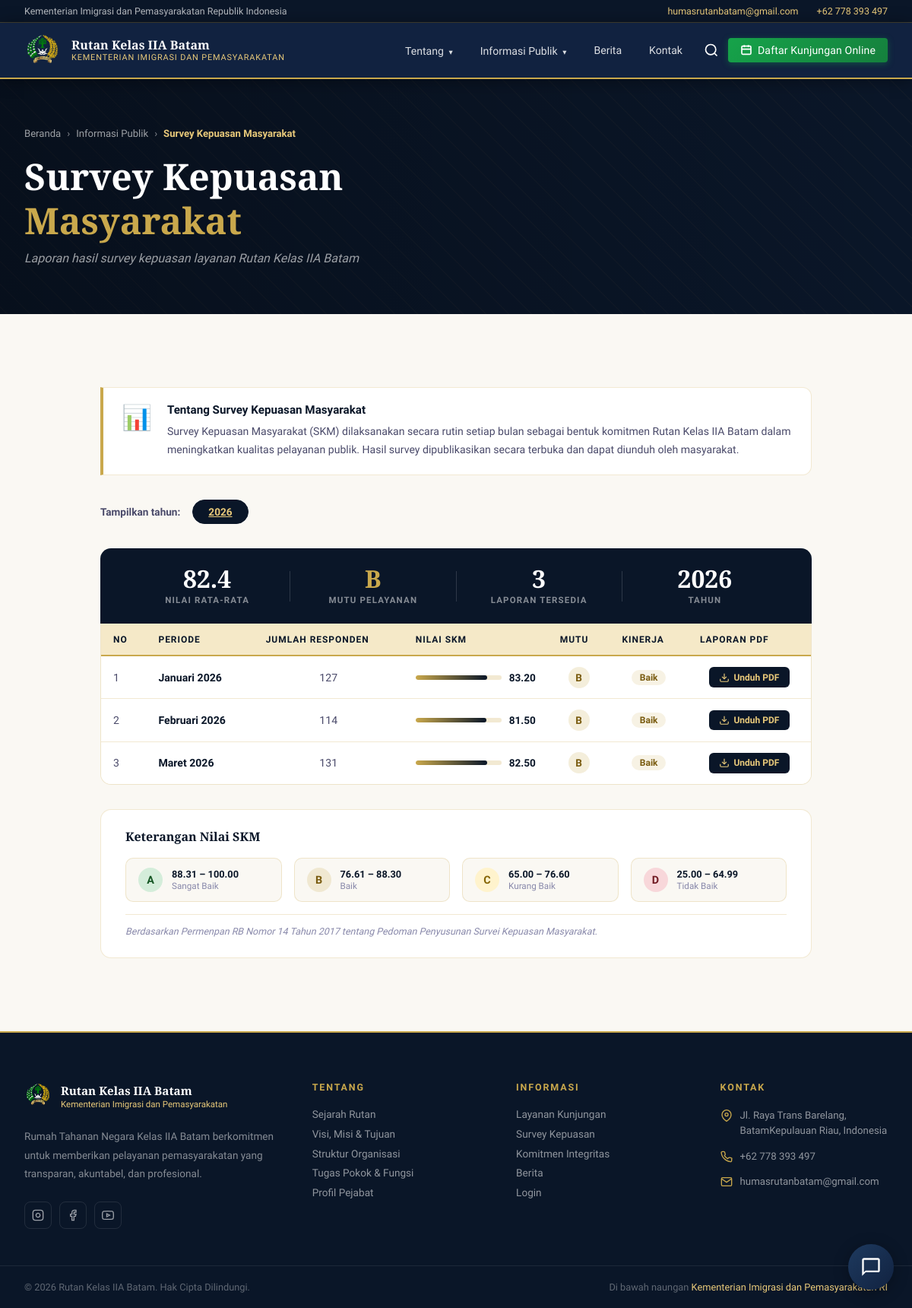
The app's page /pages/survey.php with its own data.
### tables this page shows
CREATE TABLE `kontak_info` (
  `id`          INT AUTO_INCREMENT PRIMARY KEY,
  `kode`        VARCHAR(30) NOT NULL UNIQUE,   
  `label`       VARCHAR(100) NOT NULL,         
  `nilai`       TEXT,                          
  `icon`        VARCHAR(50),                   
  `urutan`      TINYINT DEFAULT 0,
  `aktif`       TINYINT(1) DEFAULT 1,
  `updated_at`  TIMESTAMP DEFAULT CURRENT_TIMESTAMP ON UPDATE CURRENT_TIMESTAMP
);

CREATE TABLE `survey_skm` (
  `id`          INT AUTO_INCREMENT PRIMARY KEY,
  `bulan`       TINYINT NOT NULL,               
  `tahun`       YEAR    NOT NULL,
  `responden`   INT     NOT NULL DEFAULT 0,
  `nilai_skm`   DECIMAL(5,2) NOT NULL,
  `mutu`        ENUM('A','B','C','D') NOT NULL,
  `kinerja`     VARCHAR(50),
  `file_pdf`    VARCHAR(255),                   
  `created_at`  TIMESTAMP DEFAULT CURRENT_TIMESTAMP,
  `updated_at`  TIMESTAMP DEFAULT CURRENT_TIMESTAMP ON UPDATE CURRENT_TIMESTAMP,
  UNIQUE KEY `uq_bulan_tahun` (`bulan`, `tahun`)
);

### backend/includes/helpers.php (called while the page is built, shortened)
<?php
function getKontak(): array {
    $db = getDB();
    $stmt = $db->prepare("SELECT kode, label, nilai, icon FROM kontak_info WHERE aktif = 1 ORDER BY urutan ASC");
    $stmt->execute();
    $rows = $stmt->fetchAll(PDO::FETCH_ASSOC);
    $result = [];
    foreach ($rows as $row) {
        $result[$row['kode']] = $row;
    }
    return $result;
}

### pages/survey.php (the view, shortened to what this page needs)
<?php
$db    = getDB();
$tahun = (int)($_GET['tahun'] ?? date('Y'));
$stmt = $db->prepare("SELECT * FROM survey_skm WHERE tahun = ? ORDER BY bulan ASC");
$stmt->execute([$tahun]);
$laporan = $stmt->fetchAll();
$tahunList = $db->query("SELECT DISTINCT tahun FROM survey_skm ORDER BY tahun DESC")->fetchAll(PDO::FETCH_COLUMN);
$namaBulan = ['','Januari','Februari','Maret','April','Mei','Juni',
              'Juli','Agustus','September','Oktober','November','Desember'];
$rataRata  = !empty($laporan) ? round(array_sum(array_column($laporan, 'nilai_skm')) / count($laporan), 1) : 0;
$mutuRata  = $rataRata >= 88.31 ? 'A' : ($rataRata >= 76.61 ? 'B' : ($rataRata >= 65 ? 'C' : 'D'));
$jumlahLap = count($laporan);
$extraCss     = ['sejarah.css', 'survey.css'];
include __DIR__ . '/../header.php';
?>
<div class="page-header">
  <div class="page-header-overlay"></div>
  <div class="page-header-inner">
    <div class="breadcrumb">
      <a href="<?= BASE_URL ?>/index.php">Beranda</a>
      <span>›</span>
      <a href="#">Informasi Publik</a>
      <span>›</span>
      <span class="breadcrumb-active">Survey Kepuasan Masyarakat</span>
    </div>
    <h1 class="page-title">Survey Kepuasan<br/><span>Masyarakat</span></h1>
    <p class="page-subtitle">Laporan hasil survey kepuasan layanan Rutan Kelas IIA Batam</p>
  </div>
</div>
<main class="page-main">
  <div class="survey-container">
    <div class="survey-intro">
      <div class="survey-intro-icon">📊</div>
      <div>
        <div class="survey-intro-title">Tentang Survey Kepuasan Masyarakat</div>
        <p>Survey Kepuasan Masyarakat (SKM) dilaksanakan secara rutin setiap bulan sebagai bentuk komitmen Rutan Kelas IIA Batam dalam meningkatkan kualitas pelayanan publik. Hasil survey dipublikasikan secara terbuka dan dapat diunduh oleh masyarakat.</p>
      </div>
    </div>
    <div class="survey-filter">
      <span class="filter-label">Tampilkan tahun:</span>
      <div class="filter-tabs" id="filterTabs">
        <?php foreach ($tahunList as $t): ?>
        <a href="survey.php?tahun=<?= $t ?>" class="filter-btn <?= $t == $tahun ? 'active' : '' ?>"><?= $t ?></a>
        <?php endforeach; ?>
      </div>
    </div>
    <div class="survey-year-panel active" id="year-<?= $tahun ?>">
      <?php if (!empty($laporan)): ?>
      <div class="survey-summary">
        <div class="summary-item">
          <div class="summary-val"><?= $rataRata ?></div>
          <div class="summary-label">Nilai Rata-rata</div>
        </div>
        <div class="summary-item">
          <div class="summary-val summary-val-baik"><?= $mutuRata ?></div>
          <div class="summary-label">Mutu Pelayanan</div>
        </div>
        <div class="summary-item">
          <div class="summary-val"><?= $jumlahLap ?></div>
          <div class="summary-label">Laporan Tersedia</div>
        </div>
        <div class="summary-item">
          <div class="summary-val"><?= $tahun ?></div>
          <div class="summary-label">Tahun</div>
        </div>
      </div>
      <?php endif; ?>
      <?php if (empty($laporan)): ?>
      <div style="text-align:center; padding:4rem; color:#8888aa;">
        <div style="font-size:3rem">📭</div>
        <p>Belum ada laporan SKM untuk tahun <?= $tahun ?>.</p>
      </div>
      <?php else: ?>
      <div class="survey-table-wrap">
        <table class="survey-table">
          <thead>
            <tr>
              <th>No</th>
              <th>Periode</th>
              <th>Jumlah Responden</th>
              <th>Nilai SKM</th>
              <th>Mutu</th>
              <th>Kinerja</th>
              <th>Laporan PDF</th>
            </tr>
          </thead>
          <tbody>
            <?php foreach ($laporan as $i => $row): ?>
            <tr>
              <td><?= $i + 1 ?></td>
              <td><div class="td-periode"><?= $namaBulan[$row['bulan']] ?> <?= $row['tahun'] ?></div></td>
              <td class="td-center"><?= number_format($row['responden']) ?></td>
              <td>
                <div class="td-nilai">
                  <div class="nilai-bar">
                    <div class="nilai-fill" style="width:<?= round($row['nilai_skm']) ?>%"></div>
                  </div>
                  <span><?= number_format($row['nilai_skm'], 2) ?></span>
                </div>
              </td>
              <td class="td-center">
                <span class="mutu-badge mutu-<?= strtolower($row['mutu']) ?>"><?= $row['mutu'] ?></span>
              </td>
              <td class="td-center">
                <span class="kinerja-badge kinerja-baik"><?= htmlspecialchars($row['kinerja']) ?></span>
              </td>
              <td class="td-center">
                <?php if ($row['file_pdf']): ?>
                <a href="../pdfs/<?= htmlspecialchars($row['file_pdf']) ?>" target="_blank" class="btn-unduh" download>
                  <svg viewBox="0 0 24 24" fill="none" stroke="currentColor" stroke-width="2" width="14" height="14"><path d="M21 15v4a2 2 0 0 1-2 2H5a2 2 0 0 1-2-2v-4"/><polyline points="7 10 12 15 17 10"/><line x1="12" y1="15" x2="12" y2="3"/></svg>
                  Unduh PDF
                </a>
                <?php else: ?>
                <span class="btn-belum">Belum ada</span>
                <?php endif; ?>
              </td>
            </tr>
            <?php endforeach; ?>
          </tbody>
        </table>
      </div>
      <?php endif; ?>
    </div>
    <div class="survey-keterangan">
      <div class="ket-title">Keterangan Nilai SKM</div>
      <div class="ket-grid">
        <div class="ket-item"><div class="ket-badge mutu-a">A</div><div><div class="ket-range">88.31 – 100.00</div><div class="ket-kinerja">Sangat Baik</div></div></div>
        <div class="ket-item"><div class="ket-badge mutu-b">B</div><div><div class="ket-range">76.61 – 88.30</div><div class="ket-kinerja">Baik</div></div></div>
        <div class="ket-item"><div class="ket-badge mutu-c">C</div><div><div class="ket-range">65.00 – 76.60</div><div class="ket-kinerja">Kurang Baik</div></div></div>
        <div class="ket-item"><div class="ket-badge mutu-d">D</div><div><div class="ket-range">25.00 – 64.99</div><div class="ket-kinerja">Tidak Baik</div></div></div>
      </div>
      <p class="ket-sumber">Berdasarkan Permenpan RB Nomor 14 Tahun 2017 tentang Pedoman Penyusunan Survei Kepuasan Masyarakat.</p>
    </div>
  </div>
</main>
<?php include __DIR__ . '/../backend/includes/footer.php'; ?>

### header.php (shortened to what this page needs)
<?php
if (!isset($kontak)) {
    require_once __DIR__ . '/backend/includes/helpers.php';
    $kontak = getKontak();
}
?>
<!DOCTYPE html>
<html lang="id">
<head>
  <link rel="stylesheet" href="<?= BASE_URL ?>/css/style.css"/>
  <?php if (!empty($extraCss)): foreach ($extraCss as $css): ?>
  <link rel="stylesheet" href="<?= BASE_URL ?>/css/<?= $css ?>"/>
  <?php endforeach; endif; ?>
</head>
<body>
<div class="topbar">
  <div class="topbar-inner">
    <span>Kementerian Imigrasi dan Pemasyarakatan Republik Indonesia</span>
    <div class="topbar-links">
      <a href="mailto:<?= htmlspecialchars($kontak['email']['nilai'] ?? '') ?>"><?= htmlspecialchars($kontak['email']['nilai'] ?? '') ?></a>
      <a href="tel:<?= preg_replace('/[^0-9+]/', '', $kontak['telepon']['nilai'] ?? '') ?>"><?= htmlspecialchars($kontak['telepon']['nilai'] ?? '') ?></a>
    </div>
  </div>
</div>
<nav>
  <div class="nav-inner">
    <a href="<?= BASE_URL ?>/index.php" class="nav-brand">
      <div class="nav-logo-circle">
        <img src="<?= BASE_URL ?>/images/logo.png" alt="Logo Rutan Kelas IIA Batista - Lembaga Pemasyarakatan Kementerian Imigrasi dan Pemasyarakatan"/>
      </div>
      <div class="nav-brand-text">
        <span class="main">Rutan Kelas IIA Batam</span>
        <span class="sub">Kementerian Imigrasi dan Pemasyarakatan</span>
      </div>
    </a>
    <div class="nav-links" id="navLinks">
      <div class="dropdown">
        <a href="#">Tentang <span class="nav-caret">▾</span></a>
      </div>
      <div class="dropdown">
        <a href="#">Informasi Publik <span class="nav-caret">▾</span></a>
      </div>
      <a href="<?= BASE_URL ?>/berita">Berita</a>
      <a href="<?= BASE_URL ?>/index.php#kontak">Kontak</a>
      <button class="nav-search-btn" onclick="bukaSearchModal()" title="Cari">
        <svg viewBox="0 0 24 24" fill="none" stroke="currentColor" stroke-width="2" width="20" height="20">
          <circle cx="11" cy="11" r="8"/><path d="m21 21-4.35-4.35"/>
        </svg>
      </button>
      <a href="https://forms.gle/euo3Yx94T4jp5GYXA"
         class="nav-kunjungan-btn"
         target="_blank"
         rel="noopener noreferrer">
        <svg viewBox="0 0 24 24" fill="none" stroke="currentColor" stroke-width="2.5" width="16" height="16">
          <rect x="3" y="4" width="18" height="16" rx="2"/>
          <path d="M8 2v4M16 2v4M3 10h18"/>
        </svg>
        Daftar Kunjungan Online
      </a>
    </div>
  </div>
</nav>
<div class="chatbot-widget">
  <button class="chatbot-toggle" id="chatbotToggle" aria-label="Buka FAQ">
    <svg class="chat-icon" viewBox="0 0 24 24"><path d="M20 2H4c-1.1 0-2 .9-2 2v18l4-4h14c1.1 0 2-.9 2-2V4c0-1.1-.9-2-2-2zm0 14H6l-2 2V4h16v12z"/></svg>
  </button>
</div>

### backend/includes/footer.php (shortened to what this page needs)
<?php
$baseUrl = defined('BASE_URL') ? BASE_URL : '';
?>
<footer>
  <div class="footer-main">
    <div class="footer-col footer-col-brand">
      <div class="footer-brand-logo">
        <div class="footer-logo-circle">
          <img src="<?= $baseUrl ?>/images/logo.png" alt="Logo Rutan Kelas IIA Batam"/>
        </div>
        <div class="footer-brand-name">
          Rutan Kelas IIA Batam
          <span>Kementerian Imigrasi dan Pemasyarakatan</span>
        </div>
      </div>
      <p class="footer-about">Rumah Tahanan Negara Kelas IIA Batam berkomitmen untuk memberikan pelayanan pemasyarakatan yang transparan, akuntabel, dan profesional.</p>
      <div class="footer-socials">
        <a href="https://www.instagram.com/rutan.batam/" class="social-btn" title="Instagram">
          <svg viewBox="0 0 24 24" fill="none" stroke="currentColor" stroke-width="2"><rect x="2" y="2" width="20" height="20" rx="5" ry="5"/><path d="M16 11.37A4 4 0 1 1 12.63 8 4 4 0 0 1 16 11.37z"/><line x1="17.5" y1="6.5" x2="17.51" y2="6.5"/></svg>
        </a>
        <a href="https://www.facebook.com/rutanbatam" class="social-btn" title="Facebook">
          <svg viewBox="0 0 24 24" fill="none" stroke="currentColor" stroke-width="2"><path d="M18 2h-3a5 5 0 0 0-5 5v3H7v4h3v8h4v-8h3l1-4h-4V7a1 1 0 0 1 1-1h3z"/></svg>
        </a>
        <a href="https://www.youtube.com/@RutanBatam" class="social-btn" title="YouTube">
        </a>
      </div>
    </div>
    <div class="footer-col">
      <div class="footer-col-title">Tentang</div>
      <div class="footer-links">
        <a href="<?= $baseUrl ?>/sejarah">Sejarah Rutan</a>
        <a href="<?= $baseUrl ?>/visi-misi">Visi, Misi &amp; Tujuan</a>
        <a href="<?= $baseUrl ?>/struktur">Struktur Organisasi</a>
        <a href="<?= $baseUrl ?>/tupoksi">Tugas Pokok &amp; Fungsi</a>
        <a href="<?= $baseUrl ?>/pejabat">Profil Pejabat</a>
      </div>
    </div>
    <div class="footer-col">
      <div class="footer-col-title">Informasi</div>
      <div class="footer-links">
        <a href="<?= $baseUrl ?>/kunjungan">Layanan Kunjungan</a>
        <a href="<?= $baseUrl ?>/survey">Survey Kepuasan</a>
        <a href="<?= $baseUrl ?>/komitmen">Komitmen Integritas</a>
        <a href="<?= $baseUrl ?>/berita">Berita</a>
        <a href="<?= $baseUrl ?>/admin/login.php">Login</a>
      </div>
    </div>
    <div class="footer-col">
      <div class="footer-col-title">Kontak</div>
      <div class="footer-contact-items">
        <div class="footer-contact-item">
          <svg viewBox="0 0 24 24" fill="none" stroke="currentColor" stroke-width="2"><path d="M21 10c0 7-9 13-9 13s-9-6-9-13a9 9 0 0 1 18 0z"/><circle cx="12" cy="10" r="3"/></svg>
          <span><?= strip_tags($kontak['alamat']['nilai'] ?? 'Jl. Raya Trans Barelang, Batam') ?></span>
        </div>
        <div class="footer-contact-item">
          <span><?= htmlspecialchars($kontak['telepon']['nilai'] ?? '') ?></span>
        </div>
        <div class="footer-contact-item">
          <svg viewBox="0 0 24 24" fill="none" stroke="currentColor" stroke-width="2"><path d="M4 4h16c1.1 0 2 .9 2 2v12c0 1.1-.9 2-2 2H4c-1.1 0-2-.9-2-2V6c0-1.1.9-2 2-2z"/><polyline points="22,6 12,13 2,6"/></svg>
          <span><?= htmlspecialchars($kontak['email']['nilai'] ?? '') ?></span>
        </div>
      </div>
    </div>
  </div>
  <div class="footer-bottom">
    <div class="footer-bottom-inner">
      <div class="footer-copy">© <?= date('Y') ?> Rutan Kelas IIA Batam. Hak Cipta Dilindungi.</div>
      <div class="footer-kemenimipas">Di bawah naungan <span>Kementerian Imigrasi dan Pemasyarakatan RI</span></div>
    </div>
  </div>
</footer>
</body>
</html>

### records on screen
kontak_info: nilai "humasrutanbatam@gmail.com"
kontak_info: nilai "+62 778 393 497"
survey_skm: bulan "Januari", tahun "2026", responden "127", nilai_skm "83.20", mutu "B", kinerja "Baik"
survey_skm: bulan "Februari", tahun "2026", responden "114", nilai_skm "81.50", mutu "B", kinerja "Baik"
survey_skm: bulan "Maret", tahun "2026", responden "131", nilai_skm "82.50", mutu "B", kinerja "Baik"
kontak_info: nilai "Jl. Raya Trans Barelang, BatamKepulauan Riau, Indonesia"

### other values on screen
$t "2026"
$rataRata "82.4"
$mutuRata "B"
$jumlahLap "3"
$tahun "2026"
